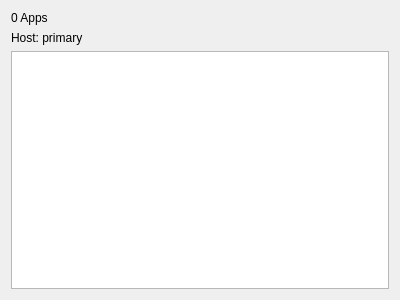
<?xml version="1.0" encoding="UTF-8"?>
<ui version="4.0">
 <class>CollectionMainForm</class>
 <widget class="QWidget" name="CollectionMainForm">
  <property name="geometry">
   <rect>
    <x>0</x>
    <y>0</y>
    <width>400</width>
    <height>300</height>
   </rect>
  </property>
  <property name="windowTitle">
   <string>Collection - New Unnamed Collection</string>
  </property>
  <layout class="QVBoxLayout" name="verticalLayout">
   <item>
    <widget class="QLabel" name="AppsCount">
     <property name="text">
      <string>0 Apps</string>
     </property>
    </widget>
   </item>
   <item>
    <widget class="QLabel" name="HostName">
     <property name="text">
      <string>Host: primary</string>
     </property>
    </widget>
   </item>
   <item>
    <widget class="QListWidget" name="AppsList"/>
   </item>
  </layout>
 </widget>
 <resources/>
 <connections/>
</ui>
